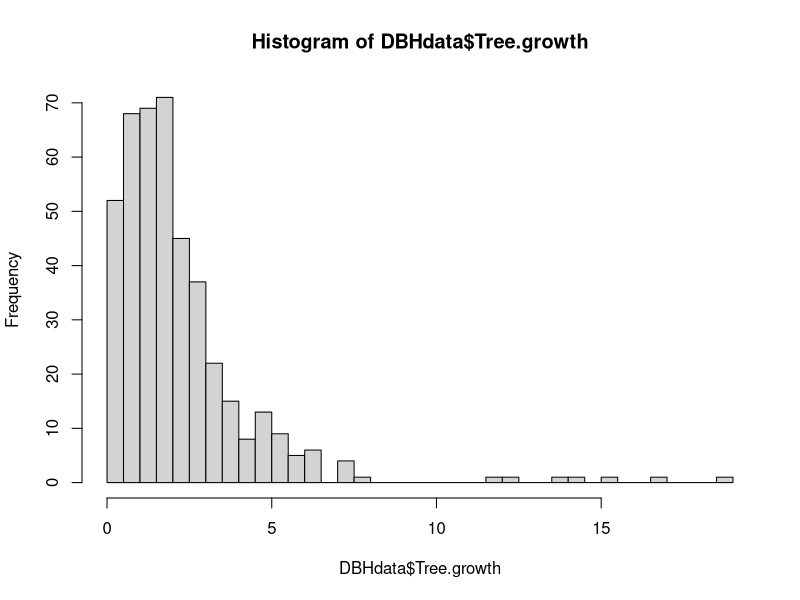
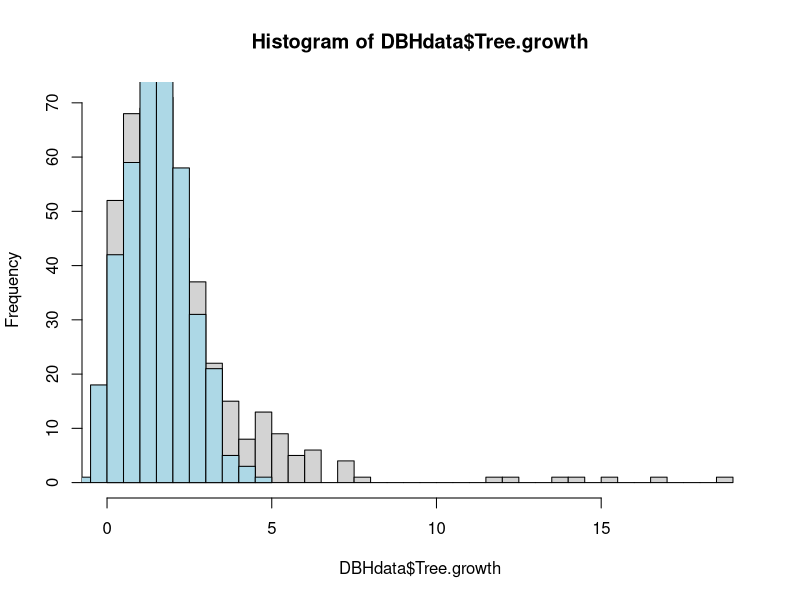
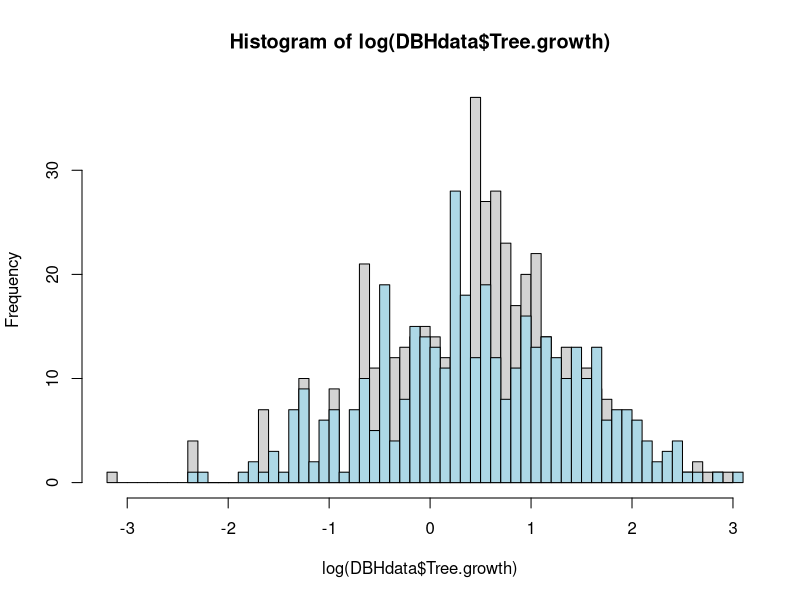
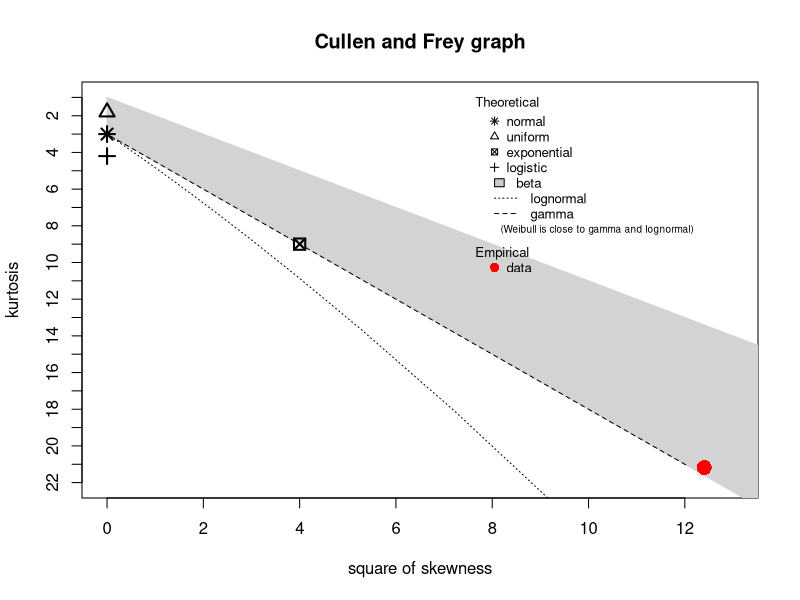
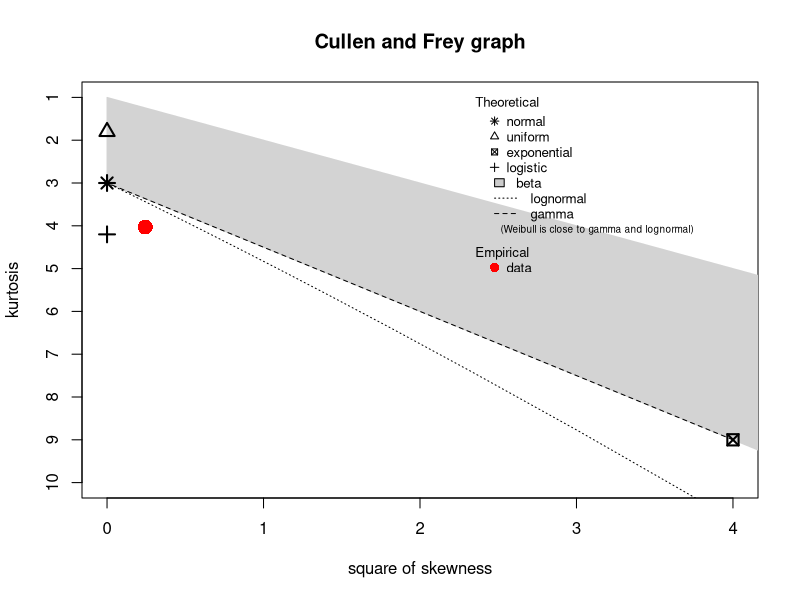
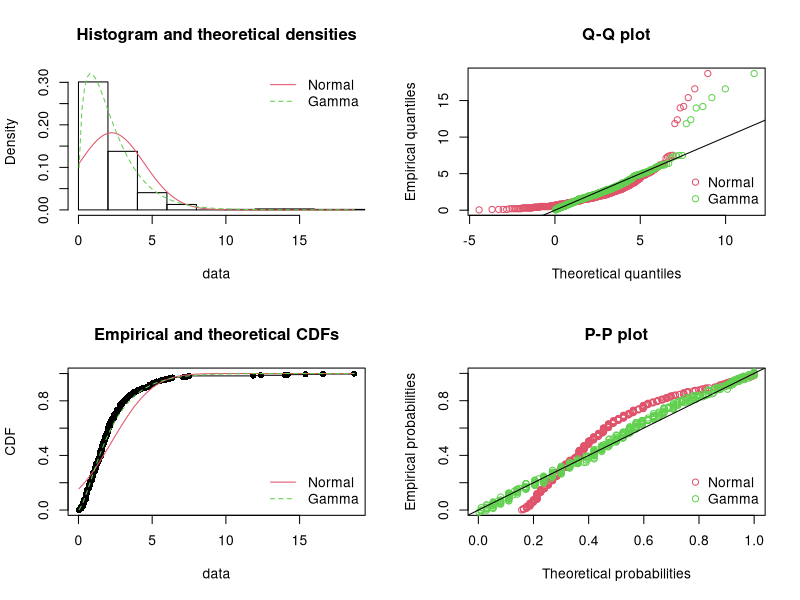
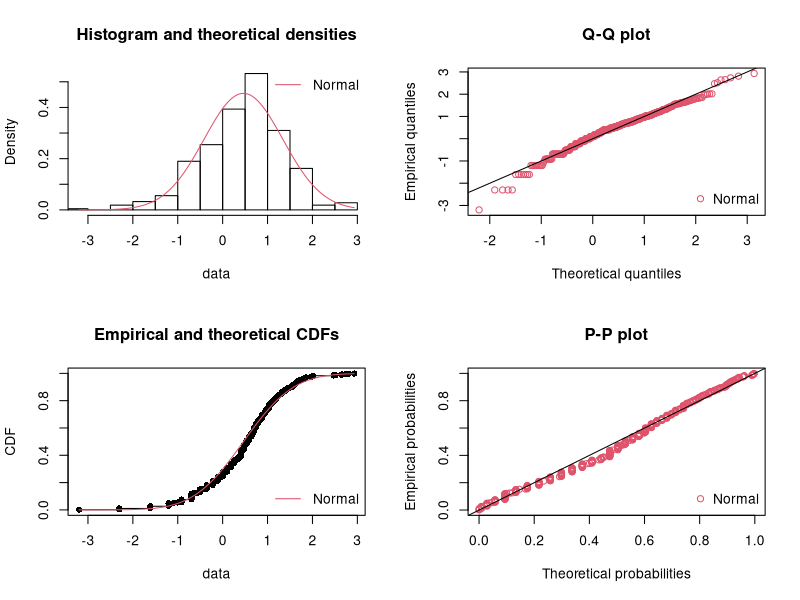
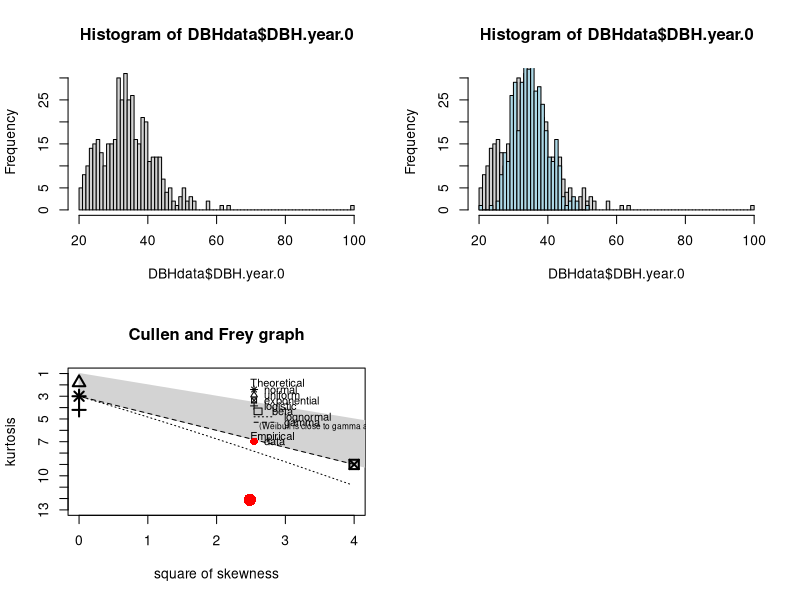

Source code (R) for these figures, in order:
## ---- chunk 1

data = read.csv("./dataset/all_plots.csv", stringsAsFactors = FALSE)
## ---- chunk 2
summary(data)
sapply(data, typeof)
sapply(data[c(2,3,4,5,8,9,10,11,12,13,14,15)], unique)
## ---- chunk 3
DBHdata = data[1:9]
## ---- chunk 4
# blank "Large", assume "No" where it's blank
DBHdata[DBHdata$Large == "", "Tree.Number"]
DBHdata[DBHdata$Large == "", "Large"] = "No"
## ---- chunk 5
# blank "Alive.at.year.6"
DBHdata[DBHdata$Alive.at.year.6 == "", 1:7]

# 20 rows with blank "Alive.at.year.6" have valid values for "DBH.year.6", assume they have "Yes" for "Alive.at.year.6"
DBHdata[DBHdata$Alive.at.year.6 == "" & !(is.na(DBHdata$DBH.year.6)), "Alive.at.year.6"] = "Yes"

# the rest 8 rows with blank "Alive.at.year.6" have NA for "DBH.year.6", not sure whether the trees are not alive, or just missing records in year6, so no modification.
## ---- chunk 6
# NA in "DBH.year.6", no modification
DBHdata[is.na(DBHdata$DBH.year.6), 1:7]

# 9 NAs for "DBH.year.6", 8 rows are the rows where "Alive.at.year.6" is blank, and one exception.
## ---- chunk 7
# NA in "DBH.year.0", no modification
DBHdata[is.na(DBHdata$DBH.year.0), 1:7] # 2 NAs for "DBH.year.0"
## ---- chunk 8
# NA in "Class.year.0" and NA in "Class.year.6", no modification
DBHdata[is.na(DBHdata$Class.year.0) | is.na(DBHdata$Class.year.6), ]

# All NA appears where there's NA for DBH (2 in year0, 9 in year6), but 2 exceptions where there's valid values for DBH:
# both in Plot5(T2: Radial), Tree.Number 148, 149, they have extremely large DBH.
## ---- chunk 9
DBHdata$Tree.growth = DBHdata$DBH.year.6 - DBHdata$DBH.year.0
## ---- chunk 10
DBHdata[is.na(DBHdata$Tree.growth) | DBHdata$Tree.growth <= 0, ] # rows to be removed
DBHdata = DBHdata[!(is.na(DBHdata$Tree.growth)) & DBHdata$Tree.growth > 0, ]
## ---- chunk 11
DBHdata$Treatment = factor(DBHdata$Treatment)
DBHdata$Large = factor(DBHdata$Large)
## ---- chunk 12
summary(DBHdata$Tree.growth)
var(DBHdata$Tree.growth) # quite large variance, variance = twice mean
hist(DBHdata$Tree.growth, breaks = 50)

# super rough comparison
set.seed(0)
hist(DBHdata$Tree.growth, breaks = 50)
hist(rnorm(400, 1.5), breaks = 20, add = TRUE, col = "light blue")
# very skewed and long heavy tail compared to normal distribution

hist(log(DBHdata$Tree.growth), breaks = 50)
hist(rnorm(400, 0.5), breaks = 40, add = TRUE, col = "light blue")
# taking log seems to make the shape closer to normal, but still different from normal
## ---- chunk 13
library(fitdistrplus)
descdist(DBHdata$Tree.growth) # closer to gamma distribution
descdist(log(DBHdata$Tree.growth))
## ---- chunk 14
fitdis1 = fitdist(DBHdata$Tree.growth, "norm")
fitdis2 = fitdist(DBHdata$Tree.growth, "gamma")
summary(fitdis1); summary(fitdis2)

par(mfrow = c(2, 2))
denscomp(list(fitdis1, fitdis2), legendtext = c("Normal","Gamma"))
qqcomp(list(fitdis1, fitdis2), legendtext = c("Normal","Gamma"))
cdfcomp(list(fitdis1, fitdis2), legendtext = c("Normal","Gamma"))
ppcomp(list(fitdis1, fitdis2), legendtext = c("Normal","Gamma"))

# Gamma better describes "Tree.growth" than normal, but the positive tail still doesn't fit
## ---- chunk 15
fitdis3 = fitdist(log(DBHdata$Tree.growth), "norm")
summary(fitdis3)

par(mfrow = c(2, 2))
denscomp(fitdis3, legendtext = "Normal")
qqcomp(fitdis3, legendtext = "Normal")
cdfcomp(fitdis3, legendtext = "Normal")
ppcomp(fitdis3, legendtext = "Normal")

# log(Tree.growth) can roughly be normal
## ---- chunk 16
summary(DBHdata$DBH.year.0)
var(DBHdata$DBH.year.0) # quite large variance, variance = twice mean
hist(DBHdata$DBH.year.0, breaks = 100)

# super rough comparison
set.seed(0)
hist(DBHdata$DBH.year.0, breaks = 100)
hist(rnorm(400, 35, 5), breaks = 40, add = TRUE, col = "light blue")
# DBH.year.0 has too many values within 20-30 to fit a normal shape
## ---- chunk 17
descdist(DBHdata$DBH.year.0)
## ---- chunk 18
fitdis4 = fitdist(DBHdata$DBH.year.0, "norm")
summary(fitdis4)

par(mfrow = c(2, 2))
denscomp(fitdis4, legendtext = "Normal")
qqcomp(fitdis4, legendtext = "Normal")
cdfcomp(fitdis4, legendtext = "Normal")
ppcomp(fitdis4, legendtext = "Normal")

# DBH.yea.0 is not quite like normal distribution, its distribution is also quite different from Tree.growth
# curve shape in the QQplot->maybe some transformation will make it closer to normal
## ---- chunk 19
plot(DBHdata$DBH.year.0, DBHdata$Tree.growth, type = "p", xlab = "DBH.year.0", ylab = "Tree.growth")

plot(DBHdata$DBH.year.0, DBHdata$Tree.growth, type = "p", col = DBHdata$Treatment, xlim = c(20, 70), ylim = c(0, 8), xlab = "DBH.year.0", ylab = "Tree.growth(zoom in)")
legend("topright", legend = c("Control", "T1: Gap", "T2: Radial"), fill = c(1, 2, 3))

plot(DBHdata$DBH.year.0, DBHdata$Tree.growth, type = "p", col = DBHdata$Large, xlim = c(20, 70),ylim = c(0, 8), xlab = "DBH.year.0", ylab = "Tree.growth(zoom in)")
legend("topright", legend = c("not large", "large"), fill = c(1, 2))
## ---- chunk 20
par(mfrow = c(3, 4))
for (i in seq(1:12))
  plot(DBHdata[DBHdata$Plot == i, "DBH.year.0"], DBHdata[DBHdata$Plot == i, "Tree.growth"], type = "p", col = DBHdata[DBHdata$Plot == i, "Treatment"], xlim = c(20, 70), ylim = c(0, 8), xlab = "DBH.year.0", ylab = paste("Plot", i, "Tree.growth"))
## ---- chunk 21
par(mfrow = c(3, 4))
for (i in seq(1:12))
  plot(DBHdata[DBHdata$Plot == i, "DBH.year.0"], log(DBHdata[DBHdata$Plot == i, "Tree.growth"]), type = "p", col = DBHdata[DBHdata$Plot == i, "Treatment"], xlim = c(20, 70), ylim = c(-3, 3), xlab = "DBH.year.0", ylab = paste("Plot", i, "log growth"))
## ---- chunk 22
par(mfrow = c(1, 3))
for (i in c("Control", "T1: Gap", "T2: Radial"))
  plot(DBHdata[DBHdata$Treatment == i, "DBH.year.0"], DBHdata[DBHdata$Treatment == i, "Tree.growth"], type = "p", col = DBHdata$Large, xlim = c(20, 70), ylim = c(0, 8), xlab = "DBH.year.0", ylab = paste(i, "Tree.growth"))
## ---- chunk 23
par(mfrow = c(1, 3))
for (i in c("Control", "T1: Gap", "T2: Radial"))
  plot(DBHdata[DBHdata$Treatment == i, "DBH.year.0"], log(DBHdata[DBHdata$Treatment == i, "Tree.growth"]), type = "p", col = DBHdata$Large, xlim = c(20, 70), ylim = c(-3, 3), xlab = "DBH.year.0", ylab = paste(i, "log growth"))
## ---- chunk 24
# best model derived from Tree.growth~DBH.year.0*Large*Treatment
glm1.0 = glm(Tree.growth~-1+DBH.year.0+Large+DBH.year.0:Large+Treatment:Large, data = DBHdata)
summary(glm1.0)

tss = sum((DBHdata$Tree.growth-mean(DBHdata$Tree.growth))^2) #TSS
rss = sum((DBHdata$Tree.growth-fitted(glm1.0))^2) #RSS
tss; rss
(tss-rss)/tss #R^2

plot(glm1.0)
plot(DBHdata$Tree.growth, fitted(glm1.0), type = "p", col = DBHdata$Treatment)
abline(0, 1)
## ---- chunk 25
# better than glm1.0, with increased Rsquare value and much smaller and "flat" residuals, but still not a good enough model for Tree.growth
glm2.0 = glm(Tree.growth~Treatment+Large+DBH.year.0+Treatment:DBH.year.0+Large:DBH.year.0, family = "Gamma", data = DBHdata)
summary(glm2.0)

tss = sum((DBHdata$Tree.growth-mean(DBHdata$Tree.growth))^2) #TSS
rss = sum((DBHdata$Tree.growth-fitted(glm2.0))^2) #RSS
tss; rss
(tss-rss)/tss #R^2

plot(glm2.0)
plot(DBHdata$Tree.growth, fitted(glm2.0), type = "p", col = DBHdata$Treatment)
abline(0, 1)
## ---- chunk 26
# view instances marked as outliers in the residual plots and Cook's distance plots in both glm1.0 and glm2.0
DBHdata[c("198","141","393","96","81","156"), ] # 4 outof 6 has large Tree.growth > 8
## ---- chunk 27
DBHdrop = subset(DBHdata, !(Tree.Number == 225 | Tree.Number == 478 | Tree.Number == 496 | Tree.Number == 71 | Tree.Number == 77 | Tree.Number == 184))
## ---- chunk 28
glm1.1 = glm(Tree.growth~-1+DBH.year.0+Large+Treatment+DBH.year.0:Large+Treatment:Large, data = DBHdrop)
summary(glm1.1)

tss = sum((DBHdrop$Tree.growth-mean(DBHdrop$Tree.growth))^2) #TSS
rss = sum((DBHdrop$Tree.growth-fitted(glm1.1))^2) #RSS
tss; rss
(tss-rss)/tss #R^2

plot(glm1.1)
plot(DBHdrop$Tree.growth, fitted(glm1.1), type = "p", col = DBHdrop$Treatment)
abline(0, 1)
## ---- chunk 29
glm2.1 = glm(Tree.growth~Treatment+Large+DBH.year.0+Treatment:DBH.year.0+Large:DBH.year.0, family = "Gamma", data = DBHdrop)
summary(glm2.1)

tss = sum((DBHdrop$Tree.growth-mean(DBHdrop$Tree.growth))^2) #TSS
rss = sum((DBHdrop$Tree.growth-fitted(glm2.1))^2) #RSS
tss; rss
(tss-rss)/tss #R^2

plot(glm2.1)
plot(DBHdrop$Tree.growth, fitted(glm2.1), type = "p", col = DBHdrop$Treatment)
abline(0, 1)
## ---- chunk 30
DBHdrop[DBHdrop$Tree.growth >= 8, ]
DBHremove = DBHdrop[DBHdrop$Tree.growth < 8, ]
## ---- chunk 31
glm1.2 = glm(Tree.growth~Treatment+Large+DBH.year.0+Large:DBH.year.0+Treatment:Large, data = DBHremove)
summary(glm1.2)

tss = sum((DBHremove$Tree.growth-mean(DBHremove$Tree.growth))^2) #TSS
rss = sum((DBHremove$Tree.growth-fitted(glm1.2))^2) #RSS
tss; rss
(tss-rss)/tss #R^2

plot(glm1.2)
plot(DBHremove$Tree.growth, fitted(glm1.2), type = "p", col = DBHremove$Treatment)
abline(0, 1)
## ---- chunk 32
glm2.2 = glm(Tree.growth~Treatment+Large+DBH.year.0+Treatment:DBH.year.0+Large:DBH.year.0, family = "Gamma", data = DBHremove)
summary(glm2.2)

tss = sum((DBHremove$Tree.growth-mean(DBHremove$Tree.growth))^2) #TSS
rss = sum((DBHremove$Tree.growth-fitted(glm2.2))^2) #RSS
tss; rss
(tss-rss)/tss #R^2

plot(glm2.2)
plot(DBHremove$Tree.growth, fitted(glm2.2), type = "p", col = DBHremove$Treatment)
abline(0, 1)
## ---- chunk 33
library(lme4)
mixed1.0 = lmer(Tree.growth~DBH.year.0+Large+Treatment+DBH.year.0:Large+Treatment:Large+(DBH.year.0+Large+Treatment+DBH.year.0:Large+Treatment:Large|Plot), data = DBHdata)
summary(mixed1.0)
VarCorr(mixed1.0)
y.hat1.0 <- fitted(mixed1.0) # Fitted values
int.hat1.0 <- ranef(mixed1.0)[[1]][[1]] # Predicted intercepts
res.hat1.0 <- residuals(mixed1.0) # Estimated residuals
tss = sum((DBHdata$Tree.growth-mean(DBHdata$Tree.growth))^2) #TSS
rss = sum((DBHdata$Tree.growth-y.hat1.0)^2) #RSS
tss; rss; (tss-rss)/tss #R^2
## ---- chunk 34
qqnorm(int.hat1.0, main="Random Intercepts"); qqline(int.hat1.0)
qqnorm(res.hat1.0, main="Residuals"); qqline(res.hat1.0)
plot(y.hat1.0, res.hat1.0, xlab="Fitted Values", ylab="Residuals")
abline(h=0, lty=2)
plot(DBHdata$Tree.growth, y.hat1.0, col = DBHdata$Treatment)
abline(0, 1)
plot(DBHdata$Tree.growth, y.hat1.0, col = DBHdata$Large)
abline(0, 1)
## ---- chunk 35
mixed1.1 = lmer(Tree.growth~DBH.year.0+Large+Treatment+DBH.year.0:Large+Treatment:Large+(DBH.year.0+Large+Treatment+DBH.year.0:Large+Treatment:Large|Plot), data = DBHremove)
summary(mixed1.1)
VarCorr(mixed1.1)
y.hat1.1 <- fitted(mixed1.1) # Fitted values
int.hat1.1 <- ranef(mixed1.1)[[1]][[1]] # Predicted intercepts
res.hat1.1 <- residuals(mixed1.1) # Estimated residuals
tss = sum((DBHremove$Tree.growth-mean(DBHremove$Tree.growth))^2) #TSS
rss = sum((DBHremove$Tree.growth-y.hat1.1)^2) #RSS
tss; rss; (tss-rss)/tss #R^2
## ---- chunk 36
qqnorm(int.hat1.1, main="Random Intercepts"); qqline(int.hat1.1)
qqnorm(res.hat1.1, main="Residuals"); qqline(res.hat1.1)
plot(y.hat1.1, res.hat1.1, xlab="Fitted Values", ylab="Residuals")
abline(h=0, lty=2)
plot(DBHremove$Tree.growth, y.hat1.1, col = DBHremove$Treatment)
abline(0, 1)
plot(DBHremove$Tree.growth, y.hat1.1, col = DBHremove$Large)
abline(0, 1)
## ---- chunk 37
plot(DBHdata$DBH.year.0, DBHdata$DBH.year.6, type = "p") # 8 points outside main group
DBHrm = DBHdata[DBHdata$Tree.growth < 10 & DBHdata$DBH.year.0 < 80, ] # dataframe without the 8 rows
## ---- chunk 38
plot(DBHdata$DBH.year.0, DBHdata$DBH.year.6, type = "p", col = DBHdata$Treatment)
legend("bottomright", legend = c("Control", "T1", "T2"), fill = c("black", "red", "green"))
plot(DBHdata$DBH.year.0, DBHdata$DBH.year.6, type = "p", col = DBHdata$Large)
legend("bottomright", legend = c("not-large", "large"), fill = c("black", "red"))
plot(DBHrm$DBH.year.0, DBHrm$DBH.year.6, type = "p", col = DBHrm$Treatment)
legend("bottomright", legend = c("Control", "T1", "T2"), fill = c("black", "red", "green"))
plot(DBHrm$DBH.year.0, DBHrm$DBH.year.6, type = "p", col = DBHrm$Large)
legend("bottomright", legend = c("not-large", "large"), fill = c("black", "red"))

cor(DBHdata$DBH.year.0, DBHdata$DBH.year.6) #0.9679595
## ---- chunk 39
# best model derived from DBH.year.6~DBH.year.0*Treatment*Large
glm3.0 = glm(DBH.year.6~DBH.year.0+Treatment+Large+DBH.year.0:Large+Treatment:Large, data = DBHdata)
summary(glm3.0)

tss = sum((DBHdata$DBH.year.6-mean(DBHdata$DBH.year.6))^2) #TSS
rss = sum((DBHdata$DBH.year.6-glm3.0$fitted.values)^2) #RSS
(tss-rss)/tss #R^2 = 0.9541006

par(mfrow=c(2,2))
plot(glm3.0)
par(mfrow=c(1,1))
plot(DBHdata$DBH.year.6, glm3.0$fitted.values, type = "p", col = DBHdata$Treatment)
legend("bottomright", legend = c("Control", "T1", "T2"), fill = c("black", "red", "green"))
abline(0,1)
plot(DBHdata$DBH.year.6, glm3.0$fitted.values, type = "p", col = DBHdata$Large)
legend("bottomright", legend = c("not-large", "large"), fill = c("black", "red"))
abline(0,1)
## ---- chunk 40
# same formula as glm3.0
glm4.0 = glm(DBH.year.6~DBH.year.0+Treatment+Large+DBH.year.0:Large+Treatment:Large, data = DBHrm)
summary(glm4.0)

tss = sum((DBHrm$DBH.year.6-mean(DBHrm$DBH.year.6))^2) #TSS
rss = sum((DBHrm$DBH.year.6-glm4.0$fitted.values)^2) #RSS
(tss-rss)/tss #R^2 = 0.9801139

par(mfrow=c(2,2))
plot(glm4.0)
par(mfrow=c(1,1))
plot(DBHrm$DBH.year.6, glm4.0$fitted.values, type = "p", col = DBHrm$Treatment)
legend("bottomright", legend = c("Control", "T1", "T2"), fill = c("black", "red", "green"))
abline(0,1)
plot(DBHrm$DBH.year.6, glm4.0$fitted.values, type = "p", col = DBHrm$Large)
legend("bottomright", legend = c("not-large", "large"), fill = c("black", "red"))
abline(0,1)
## ---- chunk 41

DBHdata$log_DBH.year.0 <- log(DBHdata$DBH.year.0)
DBHdata$log_DBH.year.6 <- log(DBHdata$DBH.year.6)

log_model_01 <- glm(log_DBH.year.6 ~ (log_DBH.year.0 + Treatment + Large)^2, family='gaussian', data=DBHdata)

# Step-wise selection (AIC)
log_model_02 <- step(log_model_01, trace=F)
summary(log_model_02)

# Step-wise selection (BIC)
k <- log(length(DBHdata$log_DBH.year.6))
log_model_03 <- step(log_model_01, k=k, trace=F)
summary(log_model_03)

# H_0: No significant difference in the fit of models 2 and 3
anova(log_model_02, log_model_03, test='Chi')
# Reject H_0 ... the larger model (2) is useful
